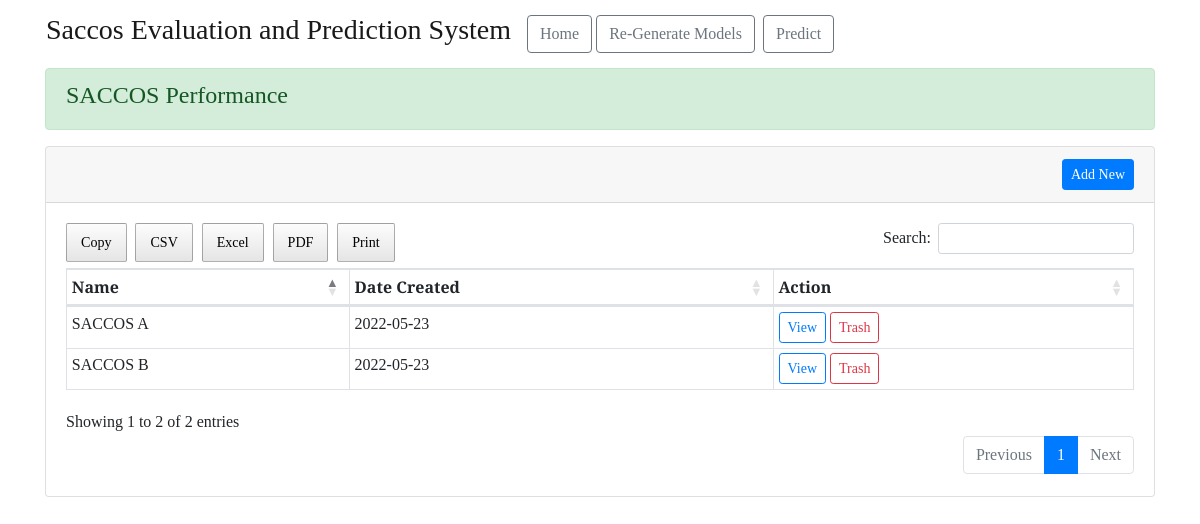
Before: / with the older database file.
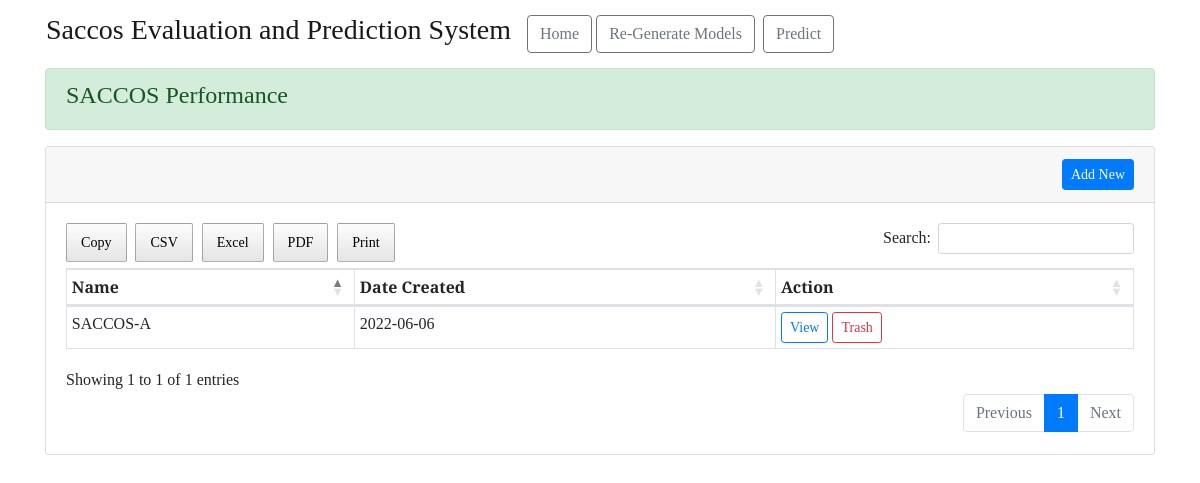
After: the same page with the newer database file.
### saccoss_prediction/models.py (models this page shows)
class Saccos(db.Model):
    id = db.Column(db.Integer, primary_key=True)
    name = db.Column(db.String(1000))
    date_created = db.Column(
        db.DateTime, nullable=False, default=datetime.utcnow)
    prediction_models = db.relationship(
        'PredictionModels', cascade="all,delete", backref='author', lazy=True)

### saccoss_prediction/main.py (the view)
@main.route('/')
def index():
    list_of_saccos = Saccos.query.all()
    return render_template('index.html', list_of_saccos=list_of_saccos)

### saccoss_prediction/templates/index.html (shortened to what this page needs)
{% extends "base.html" %} {% block head %} {{ super() }}
<link rel="stylesheet" href="{{ url_for('static', filename= 'extended_beauty.css') }}" />
{% endblock %} {% block content %}
<div class="page">
    <div class="container">
        <div class="alert alert-success" role="alert">
            <h4>SACCOS Performance</h4>
        </div>
    <div class="card mb-2">
        <div class="card-header container-fluid">
            <div class="row">
                <div class="col-md-10">
                </div>
                <div class="col-md-2 float-right">
                    <button class="btn btn-sm btn-primary float-right" data-toggle="collapse"
                        data-target="#addSaccossCollapse">
                         Add New
                    </button>
                </div>
            </div>
        </div>
        <div class="card-body">
            <div class="table-responsive">
                <table class="table table-bordered table-sm" id="dataTable" width="100%" cellspacing="0">
                    <thead>
                        <tr>
                            <th>Name</th>
                            <th>Date Created</th>
                            <th>Action</th>
                        </tr>
                    </thead>
                    <tbody>
                        {% for saccoss in list_of_saccos %}
                        <tr>
                            <td> {{ saccoss.name }} </td>
                            <td>{{ saccoss.date_created.strftime('%Y-%m-%d') }}</td>
                            <td>
                                <a href="{{ url_for('main.view_saccos', saccos_id=saccoss.id) }}"
                                    class="btn btn-outline-primary btn-sm" role="button">View
                                </a>
                                <a href="{{ url_for('main.delete_saccos', saccos_id=saccoss.id) }}"
                                    class="btn btn-outline-danger btn-sm" role="button">Trash
                                </a>
                            </td>
                        </tr>
                        {% endfor %}
                    </tbody>
                </table>
            </div>
        </div>
    </div>
</div>
</div>
{% endblock %}

### saccoss_prediction/templates/base.html (shortened to what this page needs)
<!DOCTYPE html>
<html lang="en">
<head>
  {% block head %}
  <link rel="stylesheet" href="{{ url_for('static', filename= 'beauty.css') }}" />
  <link rel="stylesheet" href="https://maxcdn.bootstrapcdn.com/bootstrap/4.0.0/css/bootstrap.min.css"
 />
  <link rel="stylesheet" href="{{ url_for('static', filename= 'dataTables.bootstrap4.css') }}" />
  <link rel="stylesheet" href="{{ url_for('static', filename= 'buttons.dataTables.min.css') }}" />
  {% endblock %}
</head>
<body>
  <nav class="navbar navbar-expand-lg navbar-light container">
    <a class="navbar-brand" href="{{ url_for('main.index') }}">
      <h3>Saccos Evaluation and Prediction System </h3>
    </a>
    <ul class="navbar-nav mr-auto">
      <li class="nav-item active">
        <a href="{{ url_for('main.index') }}" class="btn btn-outline-secondary" role="button"
          aria-pressed="true">Home</a>
      </li>
      <li class="nav-item">
        <a href="{{ url_for('generate_model.generate') }}" class="btn btn-outline-secondary mx-sm-1"
          role="button">Re-Generate
          Models</a>
      </li>
      <li class="nav-item">
        <a href="{{ url_for('main.do_predict') }}" class="btn btn-outline-secondary mx-sm-1" role="button">Predict</a>
      </li>
    </ul>
  </nav>
  {% block content %} {% endblock %}
</body>
</html>

### saccoss_prediction/static/beauty.css (style rules this page uses)
* { font-family: "Arvo", serif; }

### saccoss_prediction/static/extended_beauty.css (style rules this page uses)
h1, h2, h4, p { font-family: "Arvo", serif; }

Changed rows visible on the page:
removed Saccos: name "SACCOS B", date_created "2022-05-23"
changed Saccos: name "SACCOS A" → "SACCOS-A"; date_created "2022-05-23" → "2022-06-06"
Other visible differences:
text written by a page script: "Copy CSV Excel PDF Print Search: Showing 1 to 2 of 2 entries Previous 1 Next" → "Copy CSV Excel PDF Print Search: Showing 1 to 1 of 1 entries Previous 1 Next"
